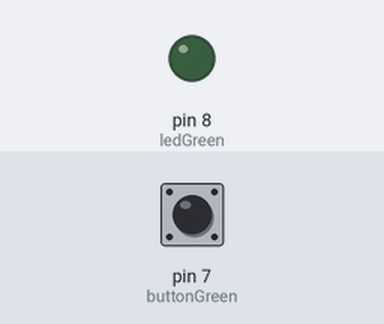
This sketch was run on a simulated Arduino Uno, built with avr-gcc and run on an emulated ATmega328P. Shown: output pins drawn as LEDs (lit = HIGH). The inputs (shaded band) are chosen by the test bench; at power-on: pin 7 (buttonGreen) HIGH.

Above: at 1.2 s.
1.3 s: pin 7 (buttonGreen) pulled LOW for 0.15 s
At 1.37 s:
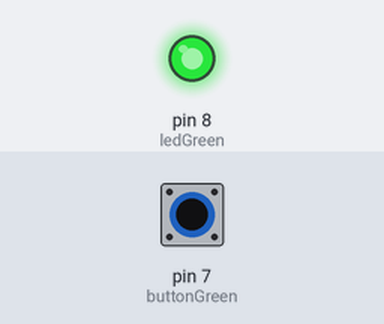
2.9 s: pin 7 (buttonGreen) pulled LOW for 3.2 s
At 6.8 s:
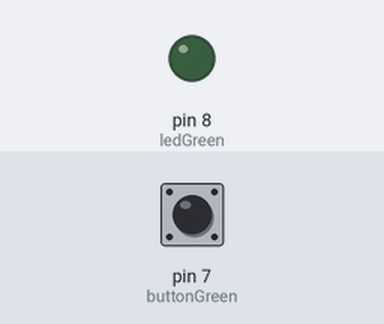
Timing chart, 0 to 8.3 s (numbered marks = the images above; inputs shaded):
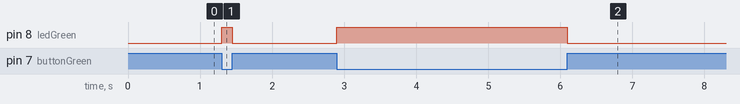

The sketch:

Button_circuit_test.ino
```cpp
const int ledGreen = 8;
const int buttonGreen = 7;
void setup() {
  // put your setup code here, to run once:
  pinMode(ledGreen, OUTPUT);
  pinMode(buttonGreen, INPUT_PULLUP);
}

void loop() {
  // put your main code here, to run repeatedly:
  if (digitalRead(buttonGreen) == LOW) {            //This code just runs the standard push for on, let go for off.
      digitalWrite(ledGreen, HIGH);
   } else {
      digitalWrite(ledGreen, LOW);
   }
}
```

Measured:
- after the input at 1.3 s, pin 8 (ledGreen): LOW → HIGH at once, → LOW 0.15 s later
- after the input at 2.9 s, pin 8 (ledGreen): LOW → HIGH at once, → LOW 3.2 s later
